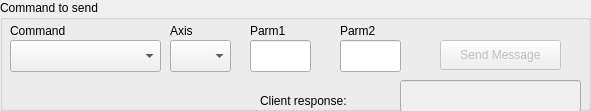
  <widget class="QGroupBox" name="gBx_chat">
   <property name="enabled">
    <bool>true</bool>
   </property>
   <property name="geometry">
    <rect>
     <x>20</x>
     <y>370</y>
     <width>591</width>
     <height>111</height>
    </rect>
   </property>
   <property name="title">
    <string>Command to send</string>
   </property>
   <widget class="QLabel" name="label_4">
    <property name="geometry">
     <rect>
      <x>10</x>
      <y>20</y>
      <width>81</width>
      <height>22</height>
     </rect>
    </property>
    <property name="text">
     <string>Command</string>
    </property>
   </widget>
   <widget class="QLabel" name="label_5">
    <property name="geometry">
     <rect>
      <x>260</x>
      <y>90</y>
      <width>121</width>
      <height>22</height>
     </rect>
    </property>
    <property name="text">
     <string>Client response:</string>
    </property>
   </widget>
   <widget class="QLineEdit" name="le_client_reponse">
    <property name="enabled">
     <bool>false</bool>
    </property>
    <property name="geometry">
     <rect>
      <x>400</x>
      <y>80</y>
      <width>181</width>
      <height>32</height>
     </rect>
    </property>
    <property name="cursor">
     <cursorShape>BlankCursor</cursorShape>
    </property>
    <property name="readOnly">
     <bool>true</bool>
    </property>
   </widget>
   <widget class="QComboBox" name="cBx_axis">
    <property name="geometry">
     <rect>
      <x>170</x>
      <y>40</y>
      <width>61</width>
      <height>32</height>
     </rect>
    </property>
    <property name="currentIndex">
     <number>-1</number>
    </property>
    <property name="maxVisibleItems">
     <number>4</number>
    </property>
    <property name="maxCount">
     <number>4</number>
    </property>
    <property name="insertPolicy">
     <enum>QComboBox::InsertAlphabetically</enum>
    </property>
   </widget>
   <widget class="QLabel" name="label_8">
    <property name="geometry">
     <rect>
      <x>170</x>
      <y>20</y>
      <width>31</width>
      <height>22</height>
     </rect>
    </property>
    <property name="text">
     <string>Axis</string>
    </property>
   </widget>
   <widget class="QLineEdit" name="le_parm1">
    <property name="geometry">
     <rect>
      <x>250</x>
      <y>40</y>
      <width>61</width>
      <height>32</height>
     </rect>
    </property>
   </widget>
   <widget class="QLineEdit" name="le_parm2">
    <property name="geometry">
     <rect>
      <x>340</x>
      <y>40</y>
      <width>61</width>
      <height>32</height>
     </rect>
    </property>
   </widget>
   <widget class="QLabel" name="lbl_parm1">
    <property name="geometry">
     <rect>
      <x>250</x>
      <y>20</y>
      <width>81</width>
      <height>22</height>
     </rect>
    </property>
    <property name="text">
     <string>Parm1</string>
    </property>
   </widget>
   <widget class="QLabel" name="lbl_parm2">
    <property name="geometry">
     <rect>
      <x>340</x>
      <y>20</y>
      <width>101</width>
      <height>22</height>
     </rect>
    </property>
    <property name="text">
     <string>Parm2</string>
    </property>
   </widget>
   <widget class="QPushButton" name="pBtn_send_message">
    <property name="enabled">
     <bool>false</bool>
    </property>
    <property name="geometry">
     <rect>
      <x>440</x>
      <y>40</y>
      <width>121</width>
      <height>30</height>
     </rect>
    </property>
    <property name="toolTipDuration">
     <number>-3</number>
    </property>
    <property name="text">
     <string>Send Message</string>
    </property>
    <property name="autoDefault">
     <bool>true</bool>
    </property>
   </widget>
   <widget class="QComboBox" name="cBx_command">
    <property name="geometry">
     <rect>
      <x>10</x>
      <y>40</y>
      <width>151</width>
      <height>32</height>
     </rect>
    </property>
    <property name="maxCount">
     <number>10</number>
    </property>
    <property name="insertPolicy">
     <enum>QComboBox::NoInsert</enum>
    </property>
   </widget>
  </widget>
